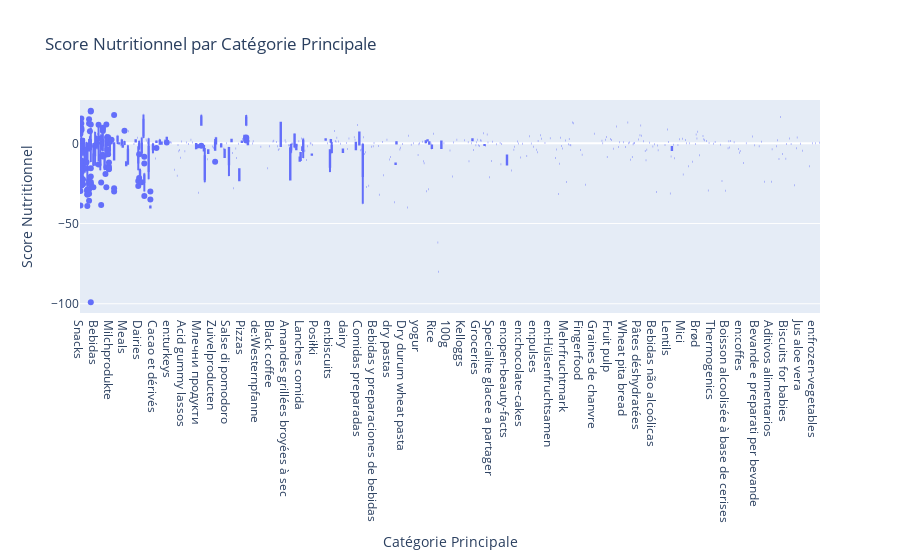

The notebook cell saved with this chart:
### Code cell
fig = px.box(pd_transformed, x='main_category', y='nutrition_score',
             title='Score Nutritionnel par Catégorie Principale')
fig.update_layout(xaxis_title='Catégorie Principale', yaxis_title='Score Nutritionnel')
fig.show()

### Figure 1 — Plotly figure (JSON) as saved in the notebook; plotly's stock layout.template omitted (floating-point values rounded to 4 significant figures; data arrays with more than 128 entries replaced by an {"elided": "..."} marker saying what was removed)
{"data": [{"alignmentgroup": "True", "hovertemplate": "main_category=%{x}<br>nutrition_score=%{y}<extra></extra>", "legendgroup": "", "marker": {"color": "#636efa"}, "name": "", "notched": false, "offsetgroup": "", "orientation": "v", "showlegend": false, "x": {"elided": "9750 str values"}, "x0": " ", "xaxis": "x", "y": {"elided": "9750 float values"}, "y0": " ", "yaxis": "y", "type": "box"}], "layout": {"xaxis": {"anchor": "y", "domain": [0.0, 1.0], "title": {"text": "Catégorie Principale"}}, "yaxis": {"anchor": "x", "domain": [0.0, 1.0], "title": {"text": "Score Nutritionnel"}}, "legend": {"tracegroupgap": 0}, "title": {"text": "Score Nutritionnel par Catégorie Principale"}, "boxmode": "group"}}
